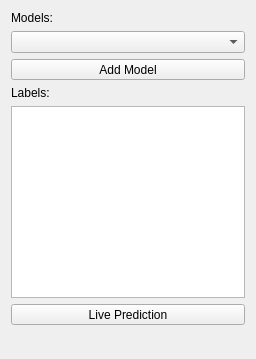
<?xml version="1.0" encoding="UTF-8"?>
<ui version="4.0">
 <class>containingWidget</class>
 <widget class="QWidget" name="containingWidget">
  <property name="geometry">
   <rect>
    <x>0</x>
    <y>0</y>
    <width>256</width>
    <height>359</height>
   </rect>
  </property>
  <property name="sizePolicy">
   <sizepolicy hsizetype="Preferred" vsizetype="Preferred">
    <horstretch>1</horstretch>
    <verstretch>0</verstretch>
   </sizepolicy>
  </property>
  <property name="minimumSize">
   <size>
    <width>256</width>
    <height>0</height>
   </size>
  </property>
  <property name="baseSize">
   <size>
    <width>0</width>
    <height>0</height>
   </size>
  </property>
  <property name="windowTitle">
   <string>Form</string>
  </property>
  <layout class="QVBoxLayout" name="verticalLayout">
   <item>
    <widget class="QLabel" name="modelsLabel">
     <property name="text">
      <string>Models:</string>
     </property>
    </widget>
   </item>
   <item>
    <widget class="QComboBox" name="comboBox">
     <property name="currentText">
      <string/>
     </property>
    </widget>
   </item>
   <item>
    <widget class="QToolButton" name="addModel">
     <property name="sizePolicy">
      <sizepolicy hsizetype="Expanding" vsizetype="Fixed">
       <horstretch>0</horstretch>
       <verstretch>0</verstretch>
      </sizepolicy>
     </property>
     <property name="text">
      <string>Add Model</string>
     </property>
     <property name="checkable">
      <bool>true</bool>
     </property>
     <property name="toolButtonStyle">
      <enum>Qt::ToolButtonTextBesideIcon</enum>
     </property>
    </widget>
   </item>
   <item>
    <widget class="QLabel" name="labelsLabel">
     <property name="text">
      <string>Labels:</string>
     </property>
    </widget>
   </item>
   <item>
    <widget class="LabelListView" name="labelListView">
     <property name="sizePolicy">
      <sizepolicy hsizetype="Minimum" vsizetype="MinimumExpanding">
       <horstretch>0</horstretch>
       <verstretch>0</verstretch>
      </sizepolicy>
     </property>
    </widget>
   </item>
   <item>
    <widget class="QToolButton" name="liveUpdateButton">
     <property name="sizePolicy">
      <sizepolicy hsizetype="Expanding" vsizetype="Fixed">
       <horstretch>0</horstretch>
       <verstretch>0</verstretch>
      </sizepolicy>
     </property>
     <property name="text">
      <string>Live Prediction</string>
     </property>
     <property name="checkable">
      <bool>true</bool>
     </property>
     <property name="toolButtonStyle">
      <enum>Qt::ToolButtonTextBesideIcon</enum>
     </property>
    </widget>
   </item>
   <item>
    <spacer name="verticalSpacer">
     <property name="orientation">
      <enum>Qt::Vertical</enum>
     </property>
     <property name="sizeHint" stdset="0">
      <size>
       <width>20</width>
       <height>40</height>
      </size>
     </property>
    </spacer>
   </item>
  </layout>
 </widget>
 <customwidgets>
  <customwidget>
   <class>LabelListView</class>
   <extends>QTableView</extends>
   <header>ilastik.widgets.labelListView</header>
  </customwidget>
 </customwidgets>
 <resources/>
 <connections/>
</ui>
